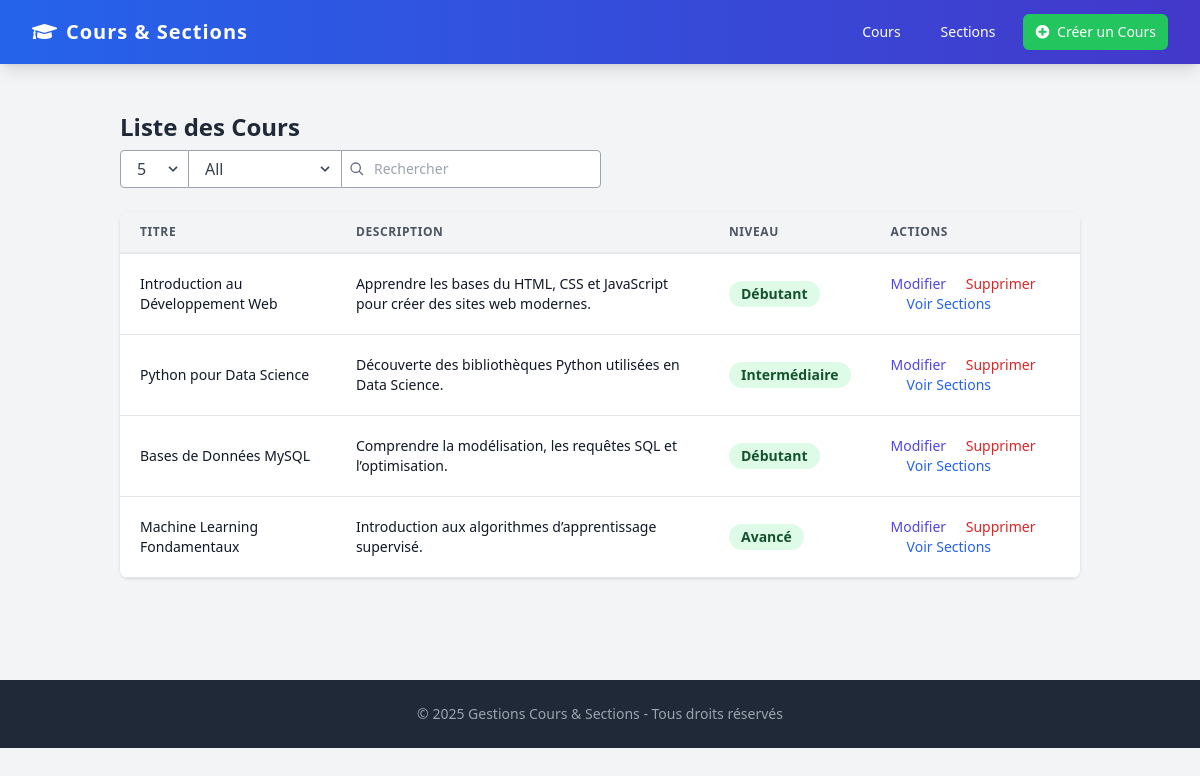
Page /views/courses/courses_list.php on the committed database.
### tables this page shows
CREATE TABLE courses (
    id INT AUTO_INCREMENT PRIMARY KEY,
    title VARCHAR(255) NOT NULL,
    description TEXT,
    level VARCHAR(50) NOT NULL,
    created_at DATETIME DEFAULT CURRENT_TIMESTAMP,
    CHECK (level IN ('Débutant', 'Intermédiaire', 'Avancé'))
);

### core/courses.php (called while the page is built, shortened)
<?php
function getAllCourses($mysqli){
    $sql = "SELECT * FROM courses";
    $result = mysqli_query($mysqli,$sql);
    return $row = mysqli_fetch_all($result,MYSQLI_ASSOC);
}

### views/courses/courses_list.php (the view, shortened to what this page needs)
<?php
require_once '../../database/config/config.php';
require_once '../../core/courses.php';
include_once '../layout/header.php';
$courses = getAllCourses($mysqli);
?>
<div class="container mx-auto px-4 sm:px-8">
    <div class="py-8">
        <div>
            <h2 class="text-2xl font-semibold leading-tight">Liste des Cours</h2>
        </div>
        <div class="my-2 flex sm:flex-row flex-col">
            <div class="flex flex-row mb-1 sm:mb-0">
                <div class="relative">
                    <select class="appearance-none h-full rounded-l border block appearance-none w-full bg-white border-gray-400 text-gray-700 py-2 px-4 pr-8 leading-tight focus:outline-none focus:bg-white focus:border-gray-500">
                        <option>5</option>
                    </select>
                    <div class="pointer-events-none absolute inset-y-0 right-0 flex items-center px-2 text-gray-700">
                    </div>
                </div>
                <div class="relative">
                    <select class="appearance-none h-full rounded-r border-t sm:rounded-r-none sm:border-r-0 border-r border-b block appearance-none w-full bg-white border-gray-400 text-gray-700 py-2 px-4 pr-8 leading-tight focus:outline-none focus:border-l focus:border-r focus:bg-white focus:border-gray-500">
                        <option>All</option>
                    </select>
                    <div class="pointer-events-none absolute inset-y-0 right-0 flex items-center px-2 text-gray-700">
                    </div>
                </div>
            </div>
            <div class="block relative">
                <span class="h-full absolute inset-y-0 left-0 flex items-center pl-2">
                    <svg viewBox="0 0 24 24" class="h-4 w-4 fill-current text-gray-500">
                        <path d="M10 4a6 6 0 100 12 6 6 0 000-12zm-8 6a8 8 0 1114.32 4.906l5.387 5.387-1.414 1.414-5.387-5.387A8 8 0 012 10z"></path>
                    </svg>
                </span>
                <input placeholder="Rechercher" class="appearance-none rounded-r rounded-l sm:rounded-l-none border border-gray-400 border-b block pl-8 pr-6 py-2 w-full bg-white text-sm placeholder-gray-400 text-gray-700 focus:bg-white focus:placeholder-gray-600 focus:text-gray-700 focus:outline-none" />
            </div>
        </div>
        <div class="-mx-4 sm:-mx-8 px-4 sm:px-8 py-4 overflow-x-auto">
            <div class="inline-block min-w-full shadow rounded-lg overflow-hidden">
                <table class="min-w-full leading-normal">
                    <thead>
                        <tr>
                            <th class="px-5 py-3 border-b-2 border-gray-200 bg-gray-100 text-left text-xs font-semibold text-gray-600 uppercase tracking-wider">
                                Titre
                            </th>
                            <th class="px-5 py-3 border-b-2 border-gray-200 bg-gray-100 text-left text-xs font-semibold text-gray-600 uppercase tracking-wider">
                                Description
                            </th>
                            <th class="px-5 py-3 border-b-2 border-gray-200 bg-gray-100 text-left text-xs font-semibold text-gray-600 uppercase tracking-wider">
                                Niveau
                            </th>
                            <th class="px-5 py-3 border-b-2 border-gray-200 bg-gray-100 text-left text-xs font-semibold text-gray-600 uppercase tracking-wider">
                                Actions
                            </th>
                        </tr>
                    </thead>
                    <tbody>
                        <?php if (!empty($courses)) : ?>
                            <?php foreach ($courses as $course) : ?>
                                <tr>
                                    <td class="px-5 py-5 border-b border-gray-200 bg-white text-sm">
                                        <p class="text-gray-900 whitespace-no-wrap"><?= htmlspecialchars($course['title']) ?></p>
                                    </td>
                                    <td class="px-5 py-5 border-b border-gray-200 bg-white text-sm">
                                        <p class="text-gray-900 whitespace-no-wrap"><?= htmlspecialchars($course['description']) ?></p>
                                    </td>
                                    <td class="px-5 py-5 border-b border-gray-200 bg-white text-sm">
                                        <span class="relative inline-block px-3 py-1 font-semibold text-green-900 leading-tight">
                                            <span aria-hidden class="absolute inset-0 bg-green-200 opacity-50 rounded-full"></span>
                                            <span class="relative"><?= htmlspecialchars($course['level']) ?></span>
                                        </span>
                                    </td>
                                    <td class="px-5 py-5 border-b border-gray-200 bg-white text-sm">
                                        <a href="courses_edit.php?id=<?= $course['id'] ?>" class="text-indigo-600 hover:text-indigo-900">Modifier</a>
                                        <a href="courses_delete.php?id=<?= $course['id'] ?>" class="text-red-600 hover:text-red-900 ml-4">Supprimer</a>
                                        <a href="../sections/sections_by_course.php?id=<?= $course['id'] ?>" class="text-blue-600 hover:text-blue-900 ml-4">Voir Sections</a>
                                    </td>
                                </tr>
                            <?php endforeach; ?>
                        <?php endif; ?>
                    </tbody>
                </table>
            </div>
        </div>
    </div>
</div>
<?php include_once '../layout/footer.php'; ?>

### views/layout/header.php (shortened to what this page needs)
<!doctype html>
<html lang="fr">
<head>
  <script src="https://cdn.tailwindcss.com"></script>
  <link rel="stylesheet" href="https://cdnjs.cloudflare.com/ajax/libs/font-awesome/5.15.4/css/all.min.css">
</head>
<body class="bg-gray-100 text-gray-800 font-sans">
  <nav class="bg-gradient-to-r from-blue-600 to-indigo-700 text-white shadow-lg">
    <div class="max-w-7xl mx-auto px-4 sm:px-6 lg:px-8">
        <div class="flex items-center justify-between h-16">
            <div class="flex items-center">
                <a href="index.php" class="font-bold text-xl tracking-wider flex items-center">
                    <i class="fas fa-graduation-cap mr-2"></i>
                    Cours & Sections
                </a>
            </div>
            <div class="hidden md:block">
                <div class="ml-10 flex items-baseline space-x-4">
                    <a href="views/courses/courses_list.php" class="px-3 py-2 rounded-md text-sm font-medium hover:bg-indigo-500 hover:bg-opacity-75 transition duration-150 ease-in-out">Cours</a>
                    <a href="views/sections/sections_list.php" class="px-3 py-2 rounded-md text-sm font-medium hover:bg-indigo-500 hover:bg-opacity-75 transition duration-150 ease-in-out">Sections</a>
                    <a href="views/courses/courses_create.php" class="bg-green-500 hover:bg-green-600 text-white px-3 py-2 rounded-md text-sm font-medium transition duration-150 ease-in-out">
                        <i class="fas fa-plus-circle mr-1"></i> Créer un Cours
                    </a>
                </div>
            </div>
        </div>
    </div>
  </nav>
  <main class="max-w-7xl mx-auto p-4 animate-fade-in-down">
</body>
</html>

### views/layout/footer.php (shortened to what this page needs)
<footer class="mt-8 py-6 bg-gray-800 text-center text-sm text-gray-400">
    &copy; <?= date('Y') ?> Gestions Cours & Sections - Tous droits réservés
  </footer>
</body>
</html>

### rows in the picture
courses: title "Introduction au Développement Web", description "Apprendre les bases du HTML, CSS et JavaScript pour créer des sites web modernes.", level "Débutant"
courses: title "Python pour Data Science", description "Découverte des bibliothèques Python utilisées en Data Science.", level "Intermédiaire"
courses: title "Bases de Données MySQL", description "Comprendre la modélisation, les requêtes SQL et l’optimisation.", level "Débutant"
courses: title "Machine Learning Fondamentaux", description "Introduction aux algorithmes d’apprentissage supervisé.", level "Avancé"
